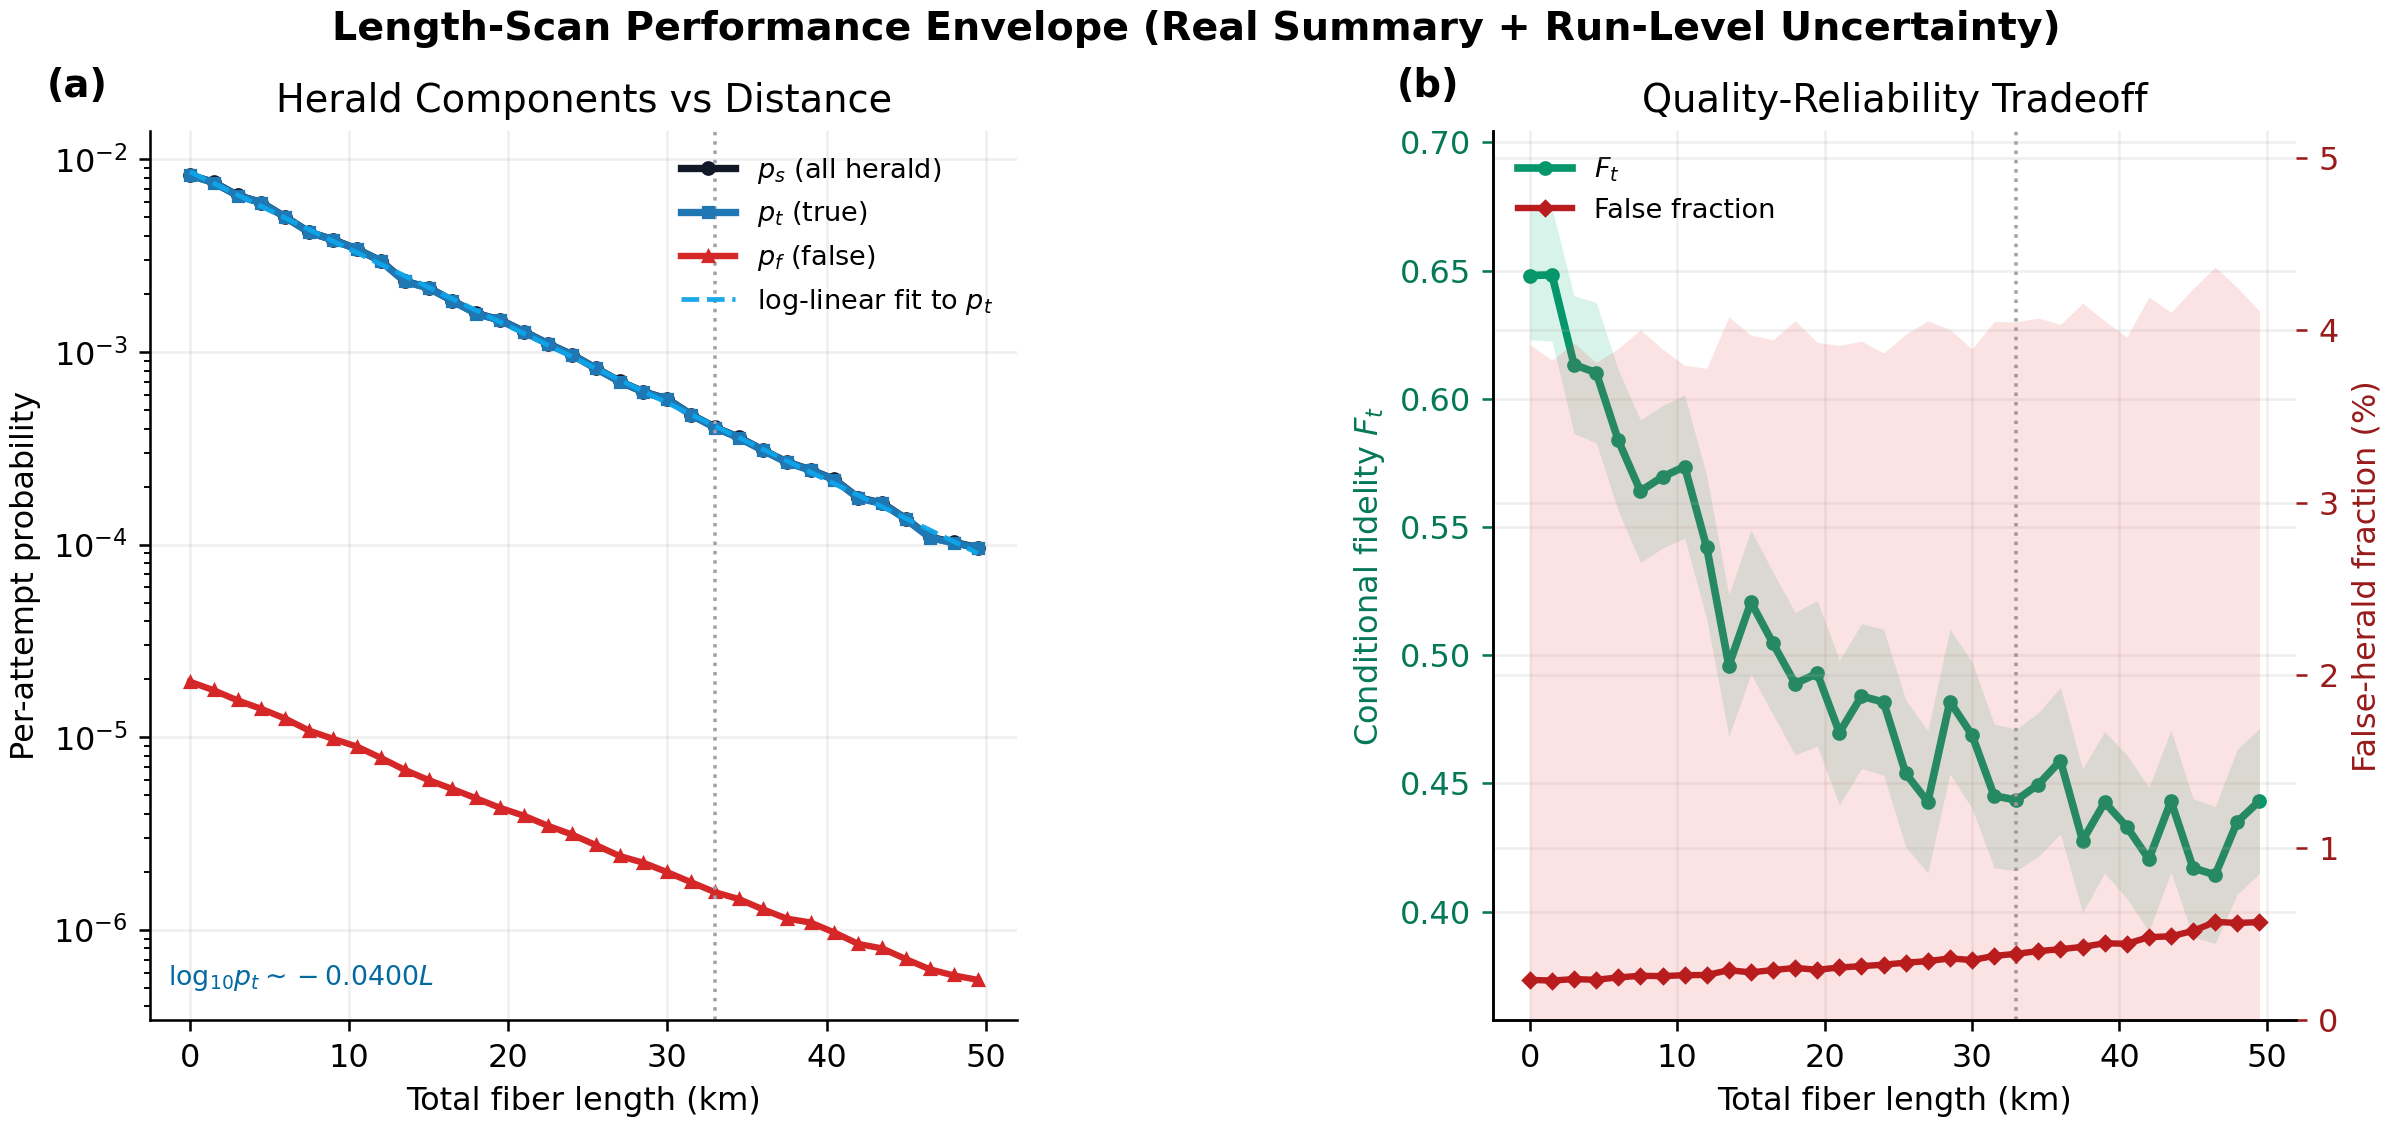

Here is the Python script that generated this plot:
import argparse
import csv
import pathlib

import matplotlib.pyplot as plt
import numpy as np


def _repo_root() -> pathlib.Path:
    return pathlib.Path(__file__).resolve().parents[2]


def _default_summary_csv() -> pathlib.Path:
    data_root = pathlib.Path(__file__).resolve().parents[1] / "data"
    candidates = sorted(
        data_root.glob("*/summary/length_scan_summary.csv"),
        key=lambda p: p.stat().st_mtime,
    )
    if candidates:
        return candidates[-1]

    queue_root = _repo_root() / "queue"
    candidates = sorted(
        queue_root.glob("*/summary/length_scan_summary.csv"),
        key=lambda p: p.stat().st_mtime,
    )
    if candidates:
        return candidates[-1]

    outputs_root = _repo_root() / "outputs"
    candidates = sorted(
        outputs_root.glob("*/summary/length_scan_summary.csv"),
        key=lambda p: p.stat().st_mtime,
    )
    if candidates:
        return candidates[-1]

    return data_root / "length_scan_server_output_latest" / "summary" / "length_scan_summary.csv"


def _default_runs_csv(summary_csv: pathlib.Path) -> pathlib.Path:
    return summary_csv.with_name("length_scan_runs.csv")


def _parse_args() -> argparse.Namespace:
    default_summary = _default_summary_csv()
    parser = argparse.ArgumentParser(description="Plot distance scaling from LENGTH_SCAN summary/runs CSV.")
    parser.add_argument("--summary-csv", type=pathlib.Path, default=default_summary)
    parser.add_argument("--runs-csv", type=pathlib.Path, default=_default_runs_csv(default_summary))
    return parser.parse_args()


def _parse_float(row: dict[str, str], key: str, line_no: int) -> float:
    raw = (row.get(key) or "").strip()
    if raw == "":
        raise ValueError(f"CSV line {line_no}: missing value for '{key}'")
    try:
        value = float(raw)
    except ValueError as exc:
        raise ValueError(f"CSV line {line_no}: invalid float '{raw}' for '{key}'") from exc
    if not np.isfinite(value):
        raise ValueError(f"CSV line {line_no}: non-finite '{raw}' for '{key}'")
    return value


def _load_summary(summary_csv: pathlib.Path) -> dict[str, np.ndarray]:
    if not summary_csv.exists():
        raise FileNotFoundError(f"Summary CSV not found: {summary_csv}")

    with summary_csv.open("r", encoding="utf-8", newline="") as fh:
        reader = csv.DictReader(fh)
        rows = list(reader)
        fieldnames = set(reader.fieldnames or [])

    required = (
        "length_km",
        "herald_rate_abs",
        "p_success_true_abs_avg",
        "p_success_false_abs_avg",
        "fidelity_true_avg",
        "false_fraction_global",
    )
    missing = [key for key in required if key not in fieldnames]
    if missing:
        raise ValueError(f"Summary CSV missing columns: {', '.join(missing)}")
    if not rows:
        raise ValueError(f"Summary CSV has no rows: {summary_csv}")

    records = []
    for line_no, row in enumerate(rows, start=2):
        records.append(
            (
                _parse_float(row, "length_km", line_no),
                _parse_float(row, "herald_rate_abs", line_no),
                _parse_float(row, "p_success_true_abs_avg", line_no),
                _parse_float(row, "p_success_false_abs_avg", line_no),
                _parse_float(row, "fidelity_true_avg", line_no),
                _parse_float(row, "false_fraction_global", line_no),
            )
        )
    arr = np.asarray(records, dtype=float)
    order = np.argsort(arr[:, 0])
    arr = arr[order]
    return {
        "length_km": arr[:, 0],
        "p_s": arr[:, 1],
        "p_t": arr[:, 2],
        "p_f": arr[:, 3],
        "f_t": arr[:, 4],
        "false_fraction": arr[:, 5],
    }


def _load_run_uncertainty(runs_csv: pathlib.Path, lengths: np.ndarray) -> dict[str, np.ndarray]:
    n = lengths.size
    zeros = np.zeros(n, dtype=float)
    result = {
        "fidelity_sem": zeros.copy(),
        "false_fraction_sem": zeros.copy(),
        "counts": np.zeros(n, dtype=int),
    }
    if not runs_csv.exists():
        return result

    with runs_csv.open("r", encoding="utf-8", newline="") as fh:
        reader = csv.DictReader(fh)
        fieldnames = set(reader.fieldnames or [])
        if not {"length_km", "fidelity_true", "false_fraction"}.issubset(fieldnames):
            return result
        groups: dict[float, dict[str, list[float]]] = {}
        for row in reader:
            try:
                length_km = float((row.get("length_km") or "").strip())
                fidelity_true = float((row.get("fidelity_true") or "").strip())
                false_fraction = float((row.get("false_fraction") or "").strip())
            except ValueError:
                continue
            if not (np.isfinite(length_km) and np.isfinite(fidelity_true) and np.isfinite(false_fraction)):
                continue
            key = round(length_km, 9)
            group = groups.setdefault(key, {"fidelity": [], "false_fraction": []})
            group["fidelity"].append(float(fidelity_true))
            group["false_fraction"].append(float(false_fraction))

    for i, length_km in enumerate(lengths):
        key = round(float(length_km), 9)
        group = groups.get(key)
        if not group:
            continue
        f_vals = np.asarray(group["fidelity"], dtype=float)
        ff_vals = np.asarray(group["false_fraction"], dtype=float)
        result["counts"][i] = int(f_vals.size)
        if f_vals.size > 1:
            result["fidelity_sem"][i] = float(np.std(f_vals, ddof=1) / np.sqrt(f_vals.size))
        if ff_vals.size > 1:
            result["false_fraction_sem"][i] = float(np.std(ff_vals, ddof=1) / np.sqrt(ff_vals.size))
    return result


def _fit_true_component(length_km: np.ndarray, p_t: np.ndarray) -> tuple[np.ndarray, float]:
    mask = p_t > np.finfo(float).tiny
    if int(np.sum(mask)) < 2:
        return np.full_like(length_km, np.nan, dtype=float), float("nan")
    coeff = np.polyfit(length_km[mask], np.log10(p_t[mask]), deg=1)
    slope = float(coeff[0])
    pred = np.power(10.0, coeff[1] + slope * length_km)
    return pred, slope


def _panel_label(ax: plt.Axes, label: str) -> None:
    ax.text(
        -0.12,
        1.03,
        label,
        transform=ax.transAxes,
        fontsize=12.0,
        fontweight="bold",
        ha="left",
        va="bottom",
    )


def main() -> None:
    args = _parse_args()
    summary = _load_summary(args.summary_csv)
    unc = _load_run_uncertainty(args.runs_csv, summary["length_km"])

    length_km = summary["length_km"]
    p_s = np.clip(summary["p_s"], np.finfo(float).tiny, None)
    p_t = np.clip(summary["p_t"], np.finfo(float).tiny, None)
    p_f = np.clip(summary["p_f"], np.finfo(float).tiny, None)
    f_t = np.clip(summary["f_t"], 0.0, 1.0)
    false_frac_pct = 100.0 * np.clip(summary["false_fraction"], 0.0, 1.0)

    ci95_f_t = 1.96 * np.asarray(unc["fidelity_sem"], dtype=float)
    ci95_ff_pct = 100.0 * 1.96 * np.asarray(unc["false_fraction_sem"], dtype=float)

    p_t_fit, slope = _fit_true_component(length_km, p_t)

    plt.rcParams.update(
        {
            "font.family": "DejaVu Sans",
            "axes.spines.top": False,
            "axes.spines.right": False,
            "axes.grid": True,
            "grid.alpha": 0.20,
            "grid.linewidth": 0.8,
        }
    )

    fig = plt.figure(figsize=(10.4, 4.9), constrained_layout=True)
    gs = fig.add_gridspec(1, 2, width_ratios=[1.08, 1.0], wspace=0.28)
    ax0 = fig.add_subplot(gs[0, 0])
    ax1 = fig.add_subplot(gs[0, 1])

    ax0.semilogy(length_km, p_s, color="#111827", lw=2.3, marker="o", ms=3.6, label=r"$p_s$ (all herald)")
    ax0.semilogy(length_km, p_t, color="#1f77b4", lw=2.3, marker="s", ms=3.2, label=r"$p_t$ (true)")
    ax0.semilogy(length_km, p_f, color="#d62728", lw=2.0, marker="^", ms=3.0, label=r"$p_f$ (false)")
    if np.any(np.isfinite(p_t_fit)):
        fit_label = r"log-linear fit to $p_t$"
        ax0.semilogy(length_km, p_t_fit, color="#0ea5e9", lw=1.5, ls="--", alpha=0.95, label=fit_label)
    ax0.axvline(33.0, lw=1.1, color="#9ca3af", ls=":")
    ax0.set_xlabel("Total fiber length (km)")
    ax0.set_ylabel("Per-attempt probability")
    ax0.set_title("Herald Components vs Distance")
    ax0.legend(frameon=False, fontsize=8.5, loc="upper right")
    _panel_label(ax0, "(a)")
    if np.isfinite(slope):
        ax0.text(
            0.02,
            0.04,
            rf"log$_{{10}} p_t \sim {slope:.4f}L$",
            transform=ax0.transAxes,
            fontsize=8.4,
            color="#0369a1",
        )

    ax1.plot(length_km, f_t, color="#059669", lw=2.4, marker="o", ms=3.6, label=r"$F_t$")
    ax1.fill_between(
        length_km,
        np.clip(f_t - ci95_f_t, 0.0, 1.0),
        np.clip(f_t + ci95_f_t, 0.0, 1.0),
        color="#10b981",
        alpha=0.16,
        linewidth=0.0,
    )
    ax1.set_xlabel("Total fiber length (km)")
    ax1.set_ylabel(r"Conditional fidelity $F_t$", color="#047857")
    ax1.tick_params(axis="y", colors="#047857")
    ax1.set_ylim(max(0.0, float(np.min(f_t - ci95_f_t)) - 0.03), min(1.0, float(np.max(f_t + ci95_f_t)) + 0.03))

    ax1_r = ax1.twinx()
    ax1_r.plot(length_km, false_frac_pct, color="#b91c1c", lw=2.0, marker="D", ms=3.0, label="False fraction")
    ax1_r.fill_between(
        length_km,
        np.clip(false_frac_pct - ci95_ff_pct, 0.0, 100.0),
        np.clip(false_frac_pct + ci95_ff_pct, 0.0, 100.0),
        color="#ef4444",
        alpha=0.15,
        linewidth=0.0,
    )
    ax1_r.set_ylabel("False-herald fraction (%)", color="#991b1b")
    ax1_r.tick_params(axis="y", colors="#991b1b")
    ff_top = float(np.max(false_frac_pct + ci95_ff_pct))
    ax1_r.set_ylim(0.0, max(2.0, ff_top * 1.18))
    ax1.axvline(33.0, lw=1.1, color="#9ca3af", ls=":")

    lines = []
    labels = []
    for axis in (ax1, ax1_r):
        axis_lines, axis_labels = axis.get_legend_handles_labels()
        lines.extend(axis_lines)
        labels.extend(axis_labels)
    ax1.legend(lines, labels, frameon=False, fontsize=8.5, loc="upper left")
    ax1.set_title("Quality-Reliability Tradeoff")
    _panel_label(ax1, "(b)")

    fig.suptitle(
        "Length-Scan Performance Envelope (Real Summary + Run-Level Uncertainty)",
        fontsize=12.4,
        fontweight="bold",
    )

    out_base = pathlib.Path(__file__).with_suffix("")
    fig.savefig(out_base.with_suffix(".pdf"), dpi=260)
    fig.savefig(out_base.with_suffix(".png"), dpi=230)
    plt.close(fig)


if __name__ == "__main__":
    main()
